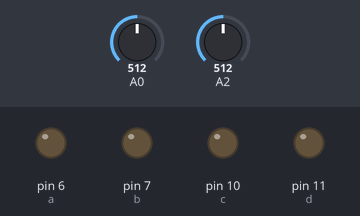
This sketch was run on a simulated Arduino Uno, built with avr-gcc and run on an emulated ATmega328P. On the bench: output pins drawn as LEDs (lit = HIGH). The inputs (shaded band) are chosen by the test bench; at power-on: A0 = 512, A2 = 512. What the sketch prints to the serial monitor is not drawn.

Above: at 1.2 s.
1.3 s: A0 set to 156
2.8 s: A0 set to 134
At 3.3 s:
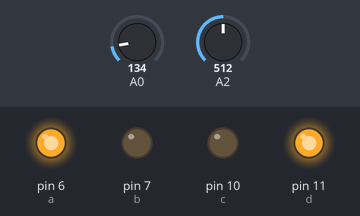
4.3 s: A2 set to 140
At 5.5 s:
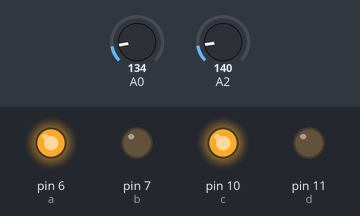
5.8 s: A0 set to 160
At 6.7 s:
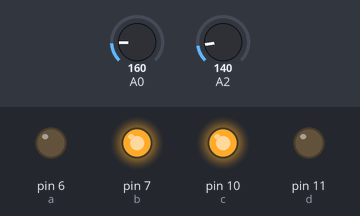
7.3 s: A0 set to 140
At 7.9 s:
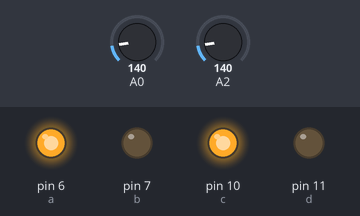
8.8 s: A0 set to 306
At 10.2 s:
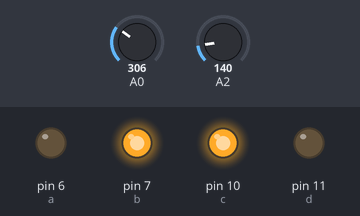
Timing chart, 0 to 11.3 s (numbered marks = the images above; inputs shaded):
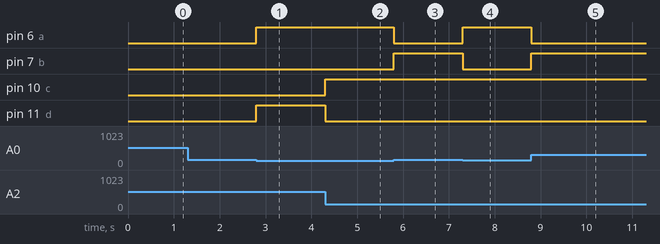

The sketch:

final_sensor.ino
```cpp
int a=6, b=7 ,c=10, d=11, x=5, y=9;
float m,n;
int ch=0;//ports
void setup() {
  // put your setup code here, to run once:
  pinMode(a,OUTPUT);
  pinMode(b,OUTPUT);
  pinMode(c,OUTPUT);
  pinMode(d,OUTPUT);
 // pinMode(x,OUTPUT);
  //pinMode(y,OUTPUT);
  Serial.begin(9600);
  Serial.println("                                     Credence robotics presents");
  Serial.println();
  Serial.println("                                              TEAM $$");
}
void loop() {
  // put your main code here, to run repeatedly:
// digitalWrite(m,LOW); //buzzer
 m =analogRead(0);
 n=analogRead(2);
//if (Serial.available()>0)
//{
 //ch=Serial.read();
 //Serial.println(ch);
 //if(ch=='i')

if(n>150 & m<150)
{
digitalWrite(a,HIGH); digitalWrite(b,LOW); digitalWrite(c,LOW);digitalWrite(d,HIGH); //right
}
else if(m>150 & n<150)
{
digitalWrite(a,LOW); digitalWrite(b,HIGH); digitalWrite(c,HIGH);digitalWrite(d,LOW);//left
}
else if(m<150 & n<150)
{
digitalWrite(a,HIGH); digitalWrite(b,LOW); digitalWrite(c,HIGH);digitalWrite(d,LOW); //forward
}
else
{
  digitalWrite(a,LOW); digitalWrite(b,LOW); digitalWrite(c,LOW);digitalWrite(d,LOW); //stop
}
}
```

Measured:
- the behaviour switches between 150 and 149 on A0 (found by bisection; images 0 and 1)
- after the input at 1.3 s, every drawn part: stays the same
- after the input at 2.8 s, pin 6 (a), pin 11 (d): LOW → HIGH at once
- after the input at 4.3 s, pin 10 (c): LOW → HIGH at once; pin 11 (d): HIGH → LOW at once
- after the input at 5.8 s, pin 6 (a): HIGH → LOW at once; pin 7 (b): LOW → HIGH at once
- after the input at 7.3 s, pin 6 (a): LOW → HIGH at once; pin 7 (b): HIGH → LOW at once
- after the input at 8.8 s, pin 6 (a): HIGH → LOW at once; pin 7 (b): LOW → HIGH at once
